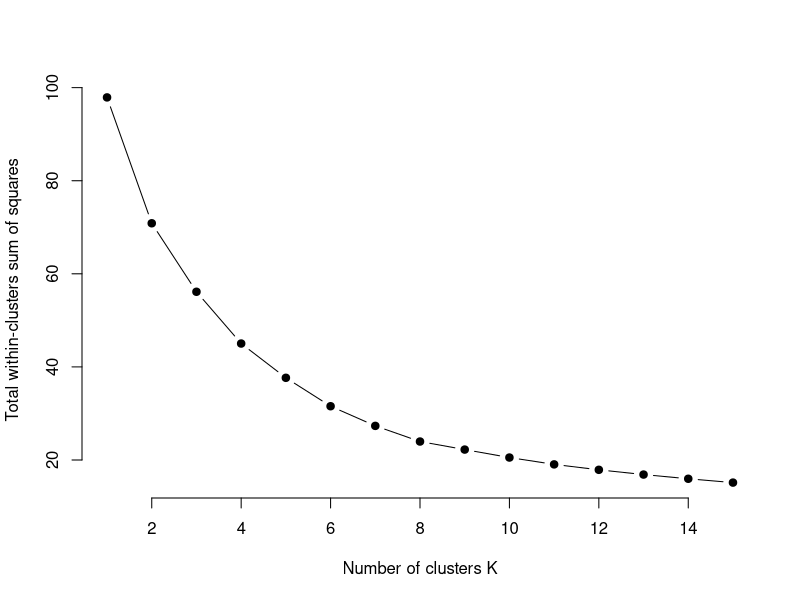
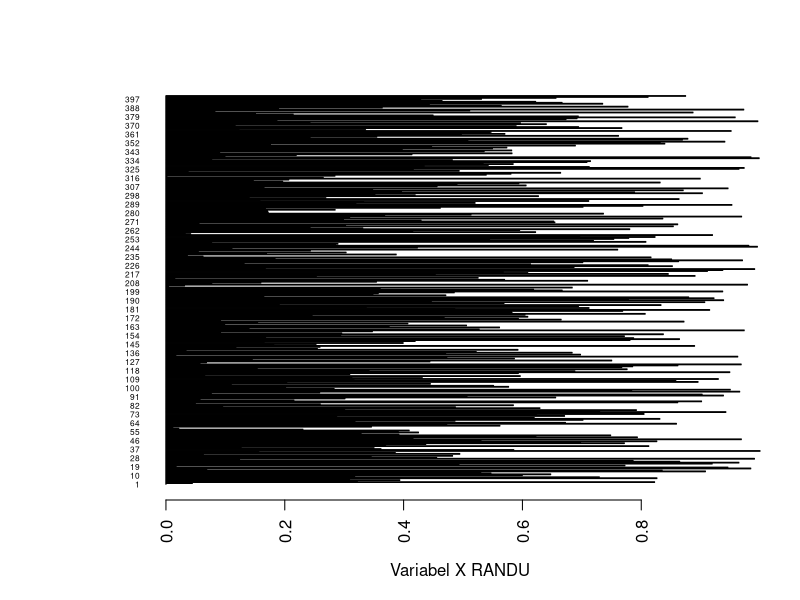
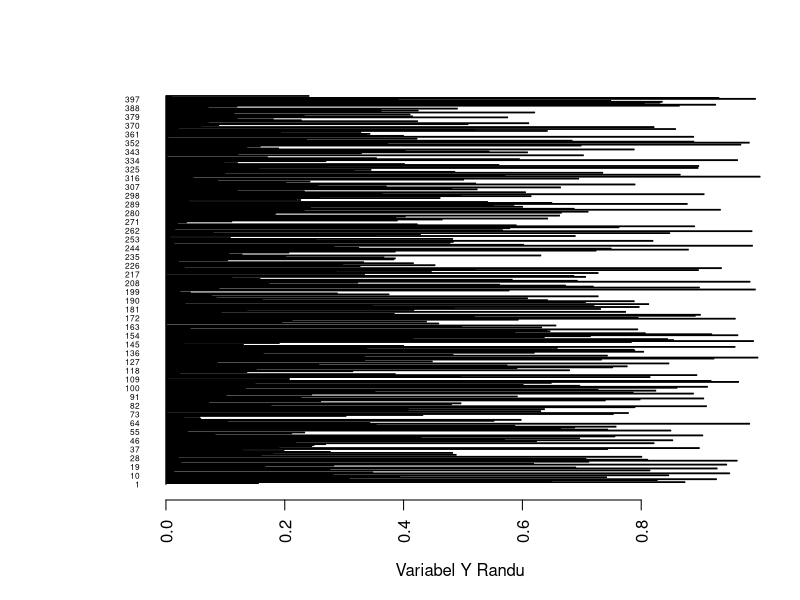
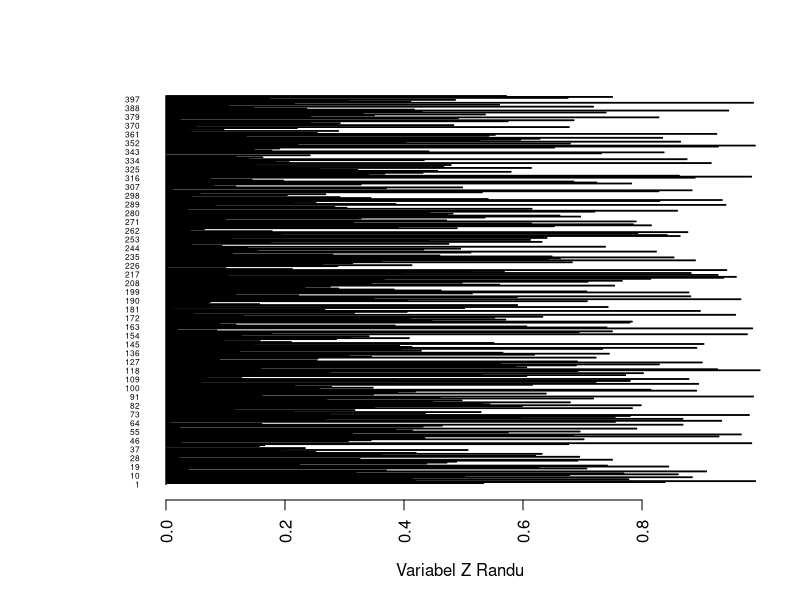
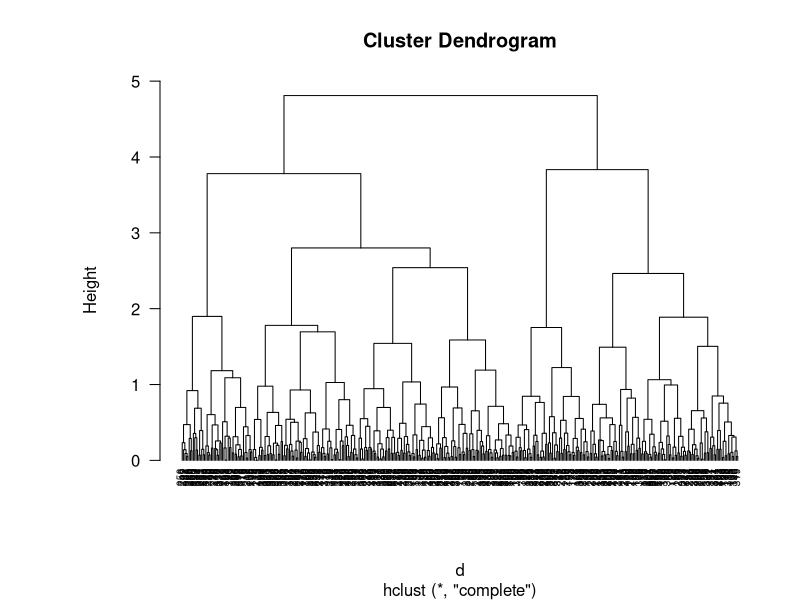
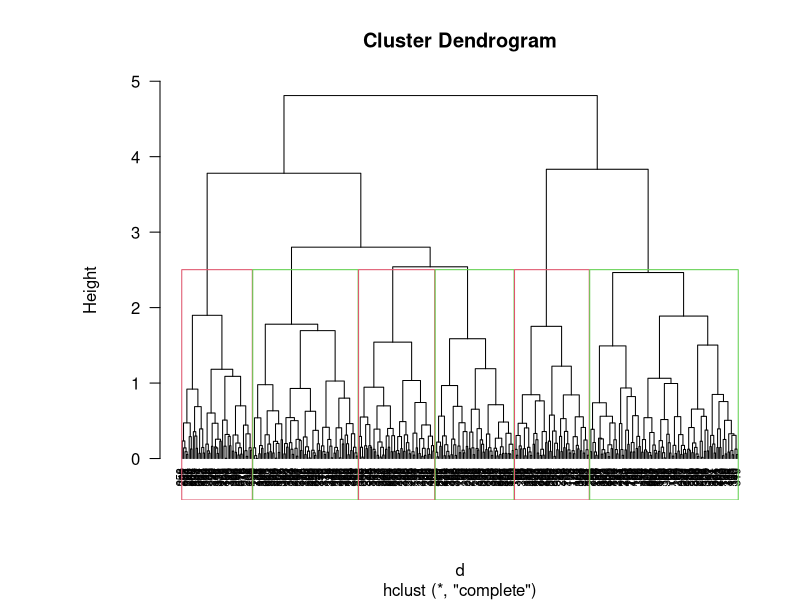

These figures' R source, in order:
## ---- chunk 1
#Dataset yang digunakan dalam hierarchical clustering ini adalah data randu karena memiliki 400 data dan 3 fitur yaitu x,y, dan z.
randu
## ---- chunk 2
summary(randu)
## ---- chunk 3
#elbow method (bonus nilai)
# berdasarkan grafik yang muncul dibawah bisa kita tentukan dengan elbow method bahwa jumlah cluster terbaik yang dapat di assign berjumlah 8 cluster.Karena setelah dilihat akan ada beberapa nilai K yang mengalami penurunan paling besar dan selanjutnya nilai K akan turun secara perlahan-lahan sampai hasil dari nilai K tersebut stabil. Disini kita dapatkan nilai cluster K=7 ke K=8 kemudian dari K=8 ke K=9 terlihat penurunan secara drastis membentuk siku pada titik K=8, maka nilai cluster yang ideal adalah K=8.
set.seed(123)
k.max <- 15
data <- randu
wss <- sapply(1:k.max, 
              function(k){kmeans(data, k, nstart=50,iter.max = 15 )$tot.withinss})
wss
plot(1:k.max, wss,
     type="b", pch = 19, frame = FALSE, 
     xlab="Number of clusters K",
     ylab="Total within-clusters sum of squares")
## ---- chunk 4
#Jumlah cluster yang digunakan berjumlah 8 cluster sesuai dengan hasil elbow method. 
#Fitur yang digunakan dalam DBSCAN berjumlah 3 fitur yaitu x,y, dan z.
randu.new <- randu[, 1:3]
randu.class <- randu[,]
set.seed(1000)
result <- kmeans(randu.new, 8)
## ---- chunk 5
df <- data.frame(States=rownames(randu), randu)
par(las=2) # make label text perpendicular to axis
par(mar=c(5,8,4,2)) # increase y-axis margin.
barplot(df$x, names.arg = df$States, horiz = TRUE, cex.names = 0.5, xlab = "Variabel X RANDU")
## ---- chunk 6
barplot(df$y, names.arg = df$States, horiz = TRUE, cex.names = 0.5 , xlab = "Variabel Y Randu")
## ---- chunk 7
barplot(df$z, names.arg = df$States, horiz = TRUE, cex.names = 0.5 , xlab = "Variabel Z Randu")
## ---- chunk 8
df <- scale(df[, 2:3])
d <- dist(df, method = "euclidean")
clusters <- hclust(d, method = "complete" )
plot(clusters, cex = 0.6, hang = -1)
## ---- chunk 9
plot(clusters, cex = 0.7, hang = -4)
rect.hclust(clusters, k = 6, border = 2:3)
